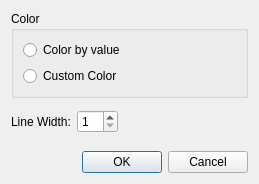
<?xml version="1.0" encoding="UTF-8"?>
<ui version="4.0">
 <class>GeoDataPolyLineGroupColorSettingDialog</class>
 <widget class="QDialog" name="GeoDataPolyLineGroupColorSettingDialog">
  <property name="geometry">
   <rect>
    <x>0</x>
    <y>0</y>
    <width>259</width>
    <height>184</height>
   </rect>
  </property>
  <property name="windowTitle">
   <string>Polyline Group Display Setting</string>
  </property>
  <layout class="QVBoxLayout" name="verticalLayout_2">
   <item>
    <widget class="QGroupBox" name="colorGroupBox">
     <property name="title">
      <string>Color</string>
     </property>
     <layout class="QVBoxLayout" name="verticalLayout">
      <item>
       <widget class="QRadioButton" name="byValueRadioButton">
        <property name="locale">
         <locale language="English" country="UnitedStates"/>
        </property>
        <property name="text">
         <string>Color by value</string>
        </property>
       </widget>
      </item>
      <item>
       <layout class="QHBoxLayout" name="horizontalLayout">
        <item>
         <widget class="QRadioButton" name="arbitraryRadioButton">
          <property name="text">
           <string>Custom Color</string>
          </property>
         </widget>
        </item>
        <item>
         <widget class="ColorEditWidget" name="colorEditWidget">
          <property name="minimumSize">
           <size>
            <width>50</width>
            <height>0</height>
           </size>
          </property>
         </widget>
        </item>
        <item>
         <spacer name="horizontalSpacer">
          <property name="orientation">
           <enum>Qt::Horizontal</enum>
          </property>
          <property name="sizeHint" stdset="0">
           <size>
            <width>40</width>
            <height>20</height>
           </size>
          </property>
         </spacer>
        </item>
       </layout>
      </item>
     </layout>
    </widget>
   </item>
   <item>
    <widget class="TransparencyWidget" name="transparencyWidget" native="true"/>
   </item>
   <item>
    <layout class="QGridLayout" name="gridLayout">
     <item row="0" column="0">
      <widget class="QLabel" name="lineWidthLabel">
       <property name="text">
        <string>Line Width:</string>
       </property>
      </widget>
     </item>
     <item row="0" column="1">
      <layout class="QHBoxLayout" name="horizontalLayout_2">
       <item>
        <widget class="QSpinBox" name="lineWidthSpinBox">
         <property name="minimum">
          <number>1</number>
         </property>
        </widget>
       </item>
       <item>
        <spacer name="horizontalSpacer_2">
         <property name="orientation">
          <enum>Qt::Horizontal</enum>
         </property>
         <property name="sizeHint" stdset="0">
          <size>
           <width>40</width>
           <height>20</height>
          </size>
         </property>
        </spacer>
       </item>
      </layout>
     </item>
    </layout>
   </item>
   <item>
    <spacer name="verticalSpacer">
     <property name="orientation">
      <enum>Qt::Vertical</enum>
     </property>
     <property name="sizeHint" stdset="0">
      <size>
       <width>20</width>
       <height>0</height>
      </size>
     </property>
    </spacer>
   </item>
   <item>
    <widget class="QDialogButtonBox" name="buttonBox">
     <property name="orientation">
      <enum>Qt::Horizontal</enum>
     </property>
     <property name="standardButtons">
      <set>QDialogButtonBox::Cancel|QDialogButtonBox::Ok</set>
     </property>
    </widget>
   </item>
  </layout>
 </widget>
 <customwidgets>
  <customwidget>
   <class>ColorEditWidget</class>
   <extends>QLabel</extends>
   <header>guibase/widget/coloreditwidget.h</header>
   <container>1</container>
  </customwidget>
  <customwidget>
   <class>TransparencyWidget</class>
   <extends>QWidget</extends>
   <header>guibase/widget/transparencywidget.h</header>
   <container>1</container>
  </customwidget>
 </customwidgets>
 <resources/>
 <connections>
  <connection>
   <sender>buttonBox</sender>
   <signal>accepted()</signal>
   <receiver>GeoDataPolyLineGroupColorSettingDialog</receiver>
   <slot>accept()</slot>
   <hints>
    <hint type="sourcelabel">
     <x>248</x>
     <y>254</y>
    </hint>
    <hint type="destinationlabel">
     <x>157</x>
     <y>274</y>
    </hint>
   </hints>
  </connection>
  <connection>
   <sender>buttonBox</sender>
   <signal>rejected()</signal>
   <receiver>GeoDataPolyLineGroupColorSettingDialog</receiver>
   <slot>reject()</slot>
   <hints>
    <hint type="sourcelabel">
     <x>316</x>
     <y>260</y>
    </hint>
    <hint type="destinationlabel">
     <x>286</x>
     <y>274</y>
    </hint>
   </hints>
  </connection>
 </connections>
</ui>
